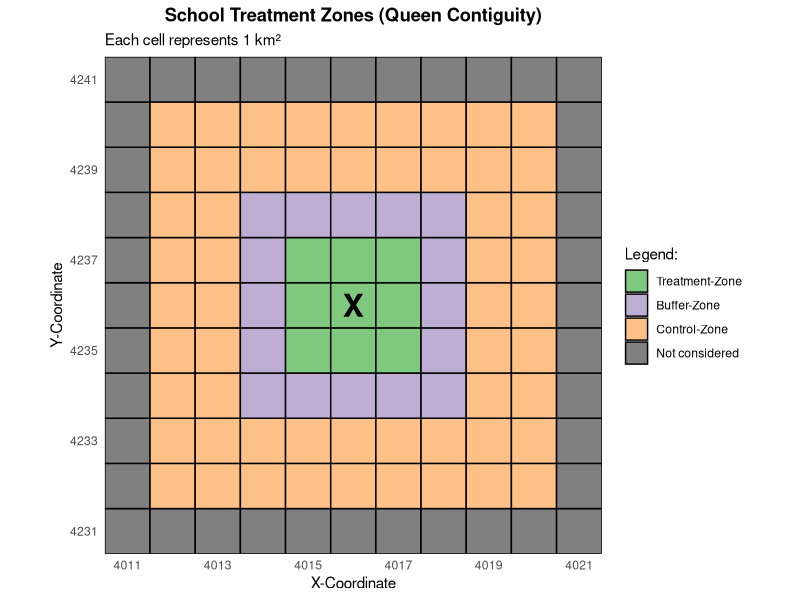
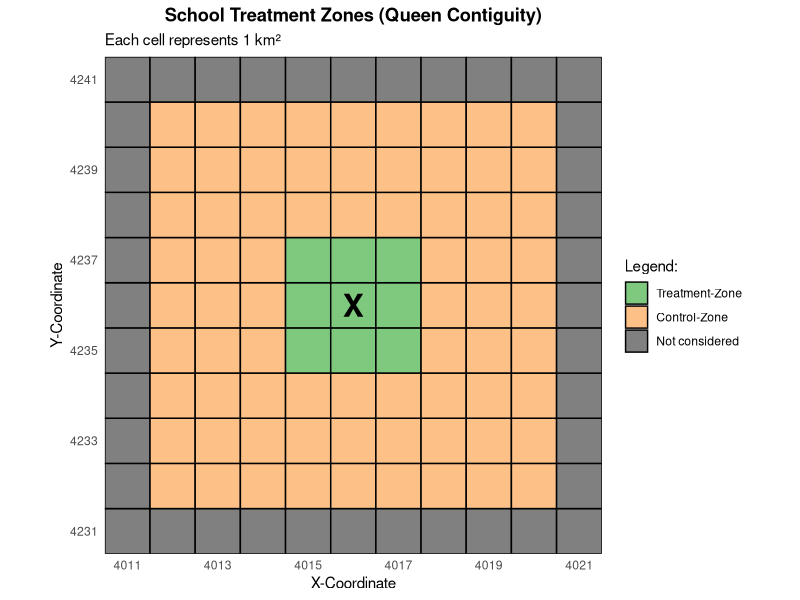
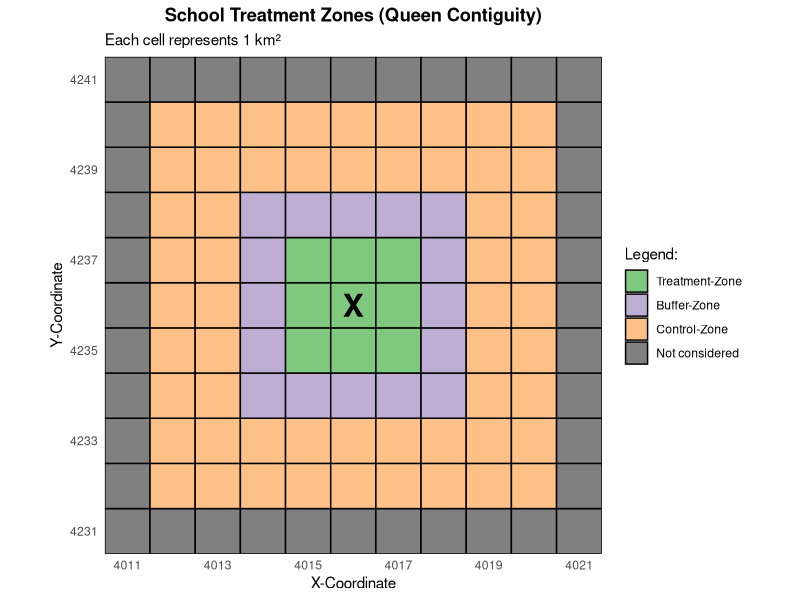
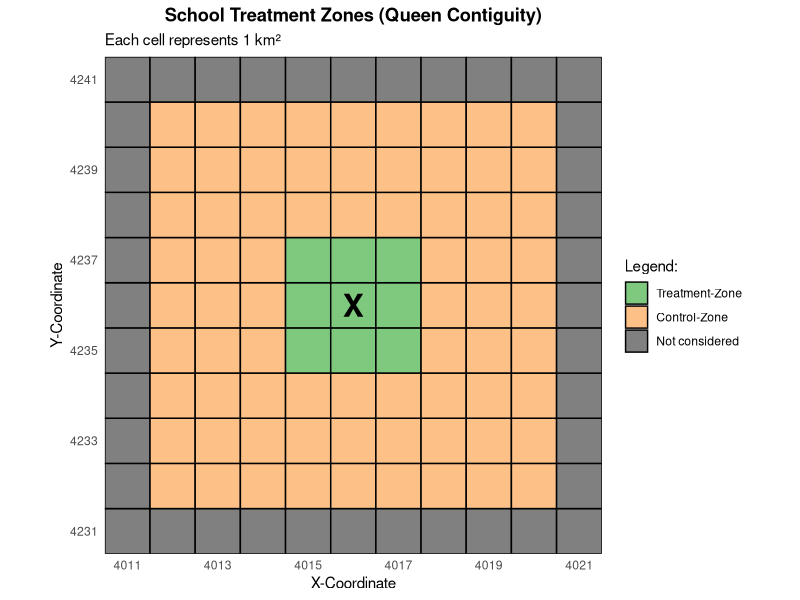

R code for these plots, in order:
library(ggplot2)
library(dplyr)

# create grid and assign zones (with exemplary coordinates)
x_start <- 4011
y_start <- 4231
grid <- expand.grid(x = x_start:(x_start + 10), y = y_start:(y_start + 10)) %>%
  mutate(
    dist = pmax(abs(x - (x_start + 5)), abs(y - (y_start + 5))),
    zone = case_when(
      dist <= 1 ~ "Treatment-Zone",
      dist == 2 ~ "Buffer-Zone",
      dist %in% 3:4 ~ "Control-Zone",
      TRUE ~ "Not considered"
    ),
    zone = factor(zone, levels = c("Treatment-Zone", "Buffer-Zone", "Control-Zone", "Not considered"))
  )

# Definiere feste Farben für jede Zone
zone_colors <- c("Treatment-Zone" = "#7FC97F",
                 "Buffer-Zone" = "#BEAED4",
                 "Control-Zone" = "#FDC086",
                 "Not considered" = "#808080")

# Version 1: Mit Buffer-Zone
plot_with_buffer <- ggplot(grid, aes(x, y, fill = zone)) +
  geom_tile(color = "black", linewidth = 0.5) +
  annotate("text", x = x_start + 5, y = y_start + 5, label = "X", size = 8, fontface = "bold") +
  scale_fill_manual(values = zone_colors, name = "Legend:") +
  coord_fixed(expand = FALSE) +
  scale_x_continuous(breaks = seq(x_start, x_start + 10, by = 2), expand = c(0, 0)) +
  scale_y_continuous(breaks = seq(y_start, y_start + 10, by = 2), expand = c(0, 0)) +
  labs(x = "X-Coordinate", y = "Y-Coordinate", 
       title = "School Treatment Zones (Queen Contiguity)",
       subtitle = "Each cell represents 1 km²") +
  theme_minimal() +
  theme(panel.grid = element_blank(),
        legend.position = "right",
        plot.title = element_text(hjust = 0.5, face = "bold"))

plot_with_buffer
ggsave("plot_zones_with_buffer.pdf", plot_with_buffer, width = 8, height = 6)

# Version 2: Buffer-Zone wird zu Control-Zone
grid_no_buffer <- grid %>%
  mutate(
    zone_no_buffer = case_when(
      dist <= 1 ~ "Treatment-Zone",
      dist >= 2 & dist <= 4 ~ "Control-Zone",
      TRUE ~ "Not considered"
    ),
    zone_no_buffer = factor(zone_no_buffer, levels = c("Treatment-Zone", "Control-Zone", "Not considered"))
  )

# Verwende dieselben Farben, aber nur für die relevanten Zonen
zone_colors_no_buffer <- c("Treatment-Zone" = "#7FC97F",
                           "Control-Zone" = "#FDC086",
                           "Not considered" = "#808080")

plot_no_buffer <- ggplot(grid_no_buffer, aes(x, y, fill = zone_no_buffer)) +
  geom_tile(color = "black", linewidth = 0.5) +
  annotate("text", x = x_start + 5, y = y_start + 5, label = "X", size = 8, fontface = "bold") +
  scale_fill_manual(values = zone_colors_no_buffer, name = "Legend:") +
  coord_fixed(expand = FALSE) +
  scale_x_continuous(breaks = seq(x_start, x_start + 10, by = 2), expand = c(0, 0)) +
  scale_y_continuous(breaks = seq(y_start, y_start + 10, by = 2), expand = c(0, 0)) +
  labs(x = "X-Coordinate", y = "Y-Coordinate", 
       title = "School Treatment Zones (Queen Contiguity)",
       subtitle = "Each cell represents 1 km²") +
  theme_minimal() +
  theme(panel.grid = element_blank(),
        legend.position = "right",
        plot.title = element_text(hjust = 0.5, face = "bold"))

plot_no_buffer
ggsave("plot_zones_no_buffer.pdf", plot_no_buffer, width = 8, height = 6)